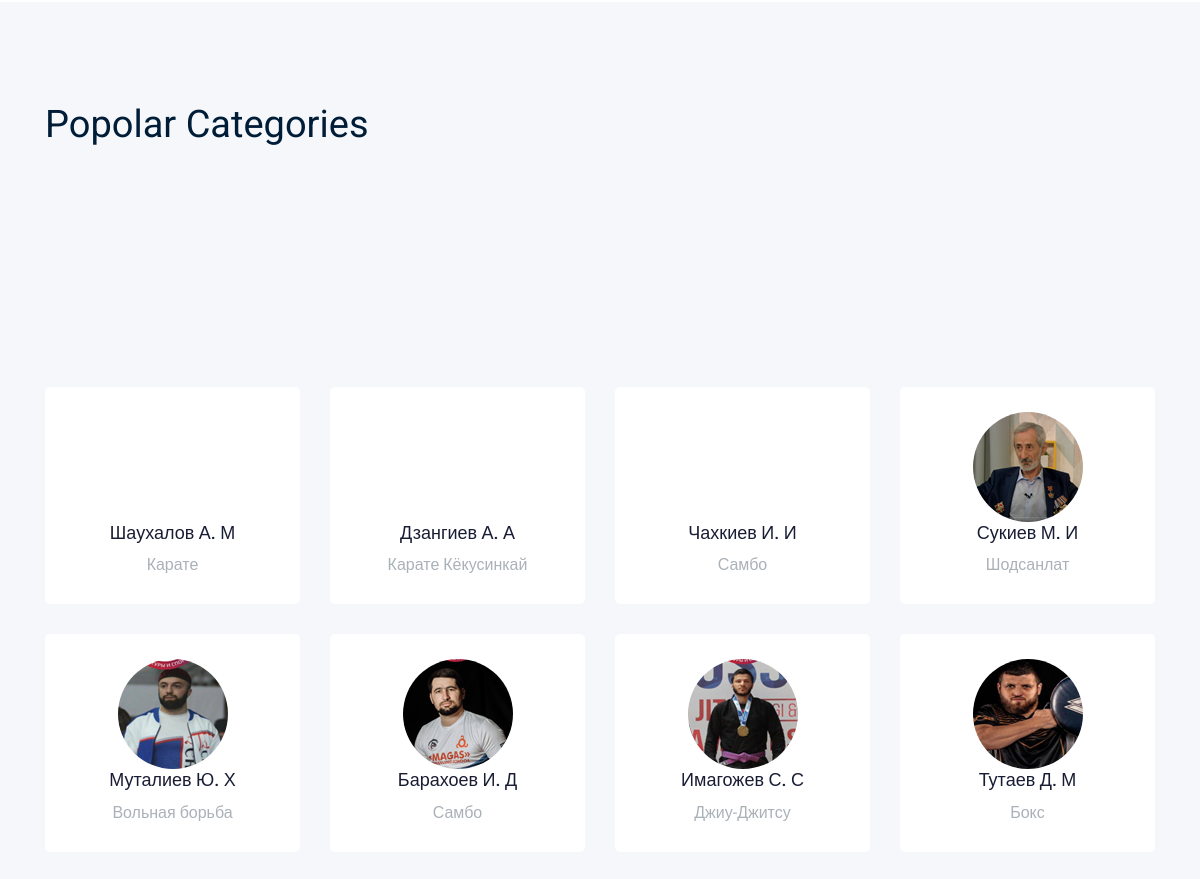
Page /trainers/ (middle part) on the earlier database version.
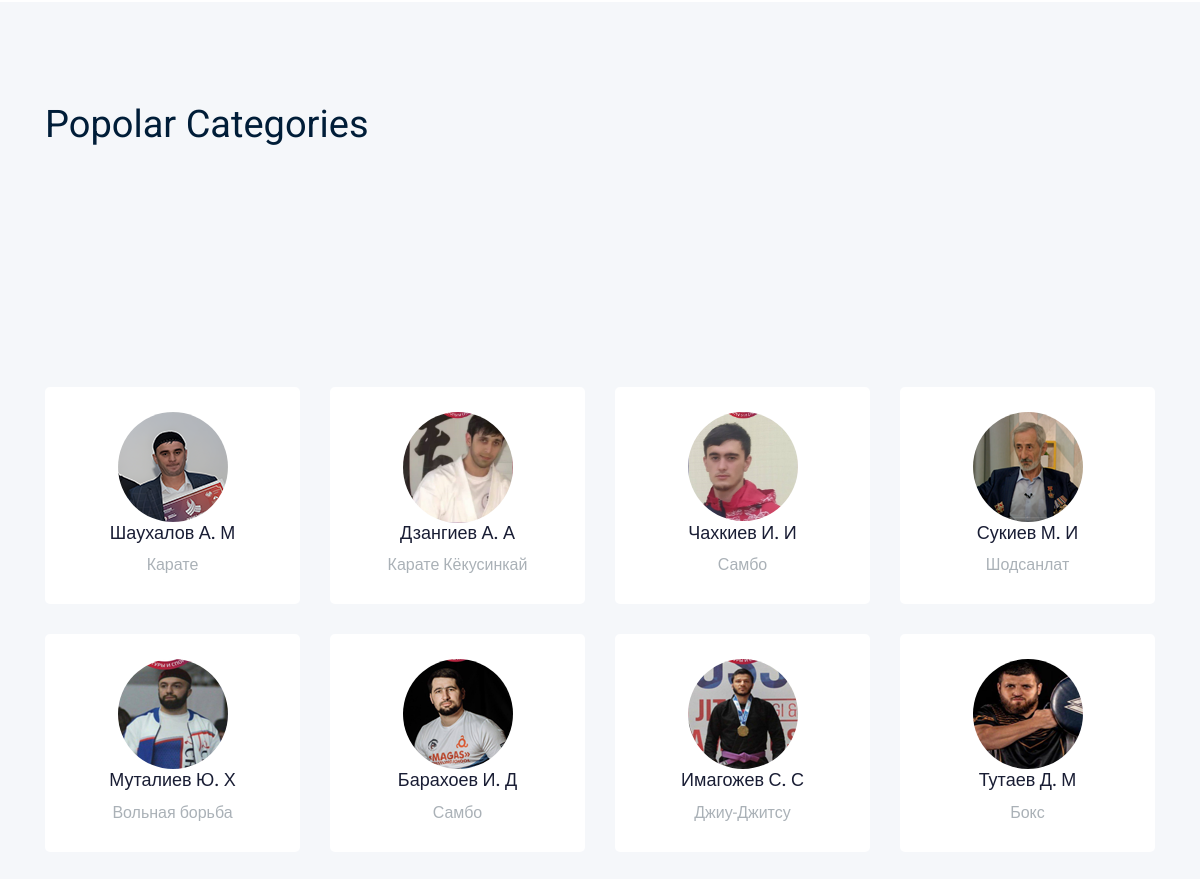
Same page on the later database version.
### sporting/models.py (models this page shows, shortened)
class Trainer(models.Model):
    fio = models.CharField(max_length=100)
    slug = models.SlugField(max_length=100, unique=True, null=True, blank=True)
    birth_date = models.DateField(null=True, blank=True)
    experience = models.DateField(null=True, blank=True)
    attendance = models.PositiveIntegerField(null=True, blank=True)
    photo = models.ImageField(upload_to=f'trainers/{slugify(fio)}', null=True, blank=True)
    rewards = models.ManyToManyField('Reward',
                                     verbose_name='Награды',
                                     related_name='awarded', blank=True)  # many-to-many relation with Reward
    place = models.ForeignKey('Place', on_delete=models.SET_NULL, null=True,
                                   verbose_name='Место преподавания',
                                   related_name='trainers', blank=True)  # many-to-many relation with Place
    is_published = models.BooleanField(default=True)
    sport = models.ForeignKey('Sport', on_delete=models.SET_NULL, null=True, blank=True, verbose_name='Спорт', related_name='trainers')
    def get_absolute_url(self):
        return reverse("trainer", kwargs={"slug": self.slug})
    def name(self):
        initials = self.fio.split()
        return f'{initials[0]} {initials[1][0]}. {initials[2][0]}'

class Sport(models.Model):
    name = models.CharField(max_length=100, unique=True, verbose_name='Вид спорта')
    type_of_sport = models.CharField(max_length=100, null=True, blank=True, verbose_name='Тип спорта')
    federation = models.OneToOneField('SportFederation', on_delete=models.SET_NULL, null=True, blank=True, related_name='sport')
    is_olimpic = models.BooleanField(default=False, null=True, blank=True, verbose_name='Олимпиада')
    is_for_women = models.BooleanField(default=False, null=True, blank=True, verbose_name='Для женщин')
    def __str__(self):
        return self.name

### sporting/views.py (the view)
# urls.py: path('trainers/', views.Trainers.as_view(), name='trainers'),
class Trainers(ListView):
    model = Trainer
    template_name = 'sporting/trainers.html'
    paginate_by = 12
    def get_queryset(self) -> QuerySet[Any]:
         return Trainer.objects.filter(is_published=True)

### sporting/templates/sporting/trainers.html (shortened to what this page needs)
{% extends 'sporting/index.html' %}
{% block trainers %}
<div class="featured_candidates_area candidate_page_padding">
        <div class="container">
            <div class="row">
                {% for trainer in object_list %}
                <div class="col-md-6 col-lg-3">
                    <div class="single_candidates text-center">
                        <div class="thumb">
                            <img src="{{ trainer.photo.url }}" alt="">
                        </div>
                        <a href="{{ trainer.get_absolute_url }}"><h4>{{ trainer.name }}</h4></a>
                        <p>{{ trainer.sport }}</p>
                    </div>
                </div>
                {% endfor %}
            </div>
        </div>
    </div>
{% endblock trainers %}

### sporting/templates/sporting/index.html (shortened to what this page needs)
{% extends 'base.html' %}
{% load static %}
{% block category %}
{% include 'sporting/includes/popular_categories.html' %}
{% endblock category %}

### templates/base.html (shortened to what this page needs)
{% load static %}
<!doctype html>
<html class="no-js" lang="zxx">
<head>
    <link rel="stylesheet" href="{% static 'sporting/css/bootstrap.min.css' %}">
    <link rel="stylesheet" href="{% static 'sporting/css/owl.carousel.min.css' %}">
    <link rel="stylesheet" href="{% static 'sporting/css/magnific-popup.css' %}">
    <link rel="stylesheet" href="{% static 'sporting/css/font-awesome.min.css' %}">
    <link rel="stylesheet" href="{% static 'sporting/css/themify-icons.css' %}">
    <link rel="stylesheet" href="{% static 'sporting/css/nice-select.css' %}">
    <link rel="stylesheet" href="{% static 'sporting/css/flaticon.css' %}">
    <link rel="stylesheet" href="{% static 'sporting/css/gijgo.css' %}">
    <link rel="stylesheet" href="{% static 'sporting/css/animate.min.css' %}">
    <link rel="stylesheet" href="{% static 'sporting/css/slicknav.css' %}">
    <link rel="stylesheet" href="{% static 'sporting/css/style.css' %}">
</head>
<body>
    {% block category  %}
    {% endblock category %}
    {% block trainers %}
    {% endblock trainers %}
</body>
</html>

### templates/includes/top_menu.html (shortened to what this page needs)
{% load static %}

### sporting/templates/sporting/includes/popular_categories.html (shortened to what this page needs)
{% load static %}
<div class="popular_catagory_area">
        <div class="container">
            <div class="row">
                <div class="col-lg-12">
                    <div class="section_title mb-40">
                        <h3>Popolar Categories</h3>
                    </div>
                </div>
            </div>
        </div>
    </div>

Differences in the rows shown:
changed Trainer "Шаухалов А. М": photo: picture added
changed Trainer "Дзангиев А. А": photo: picture added
changed Trainer "Чахкиев И. И": photo: picture added
